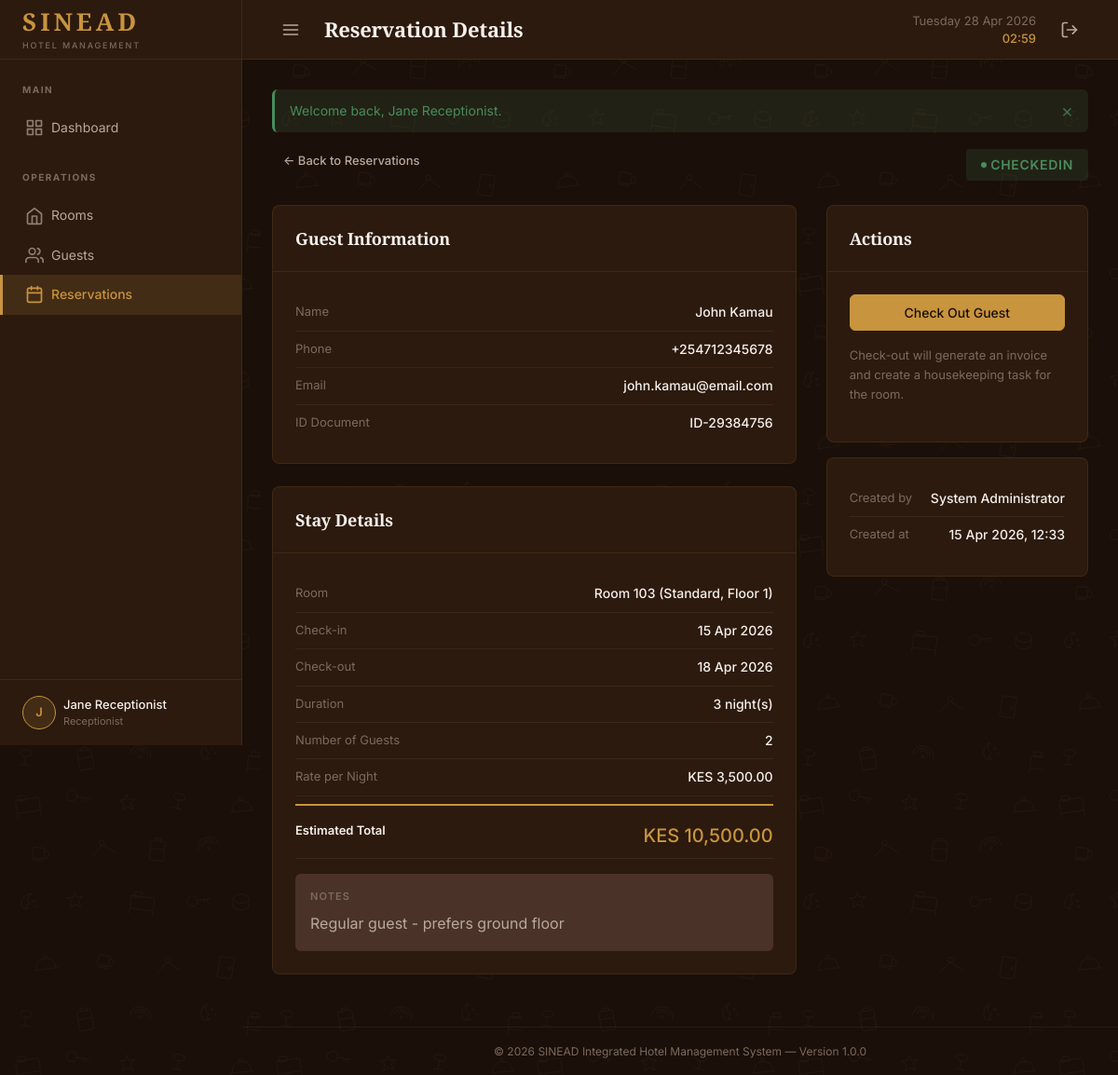
The page /index.php?page=reservations&action=view&id=1 (signed in) on the database its author committed.
### tables this page shows
CREATE TABLE reservations (
    id              INT AUTO_INCREMENT PRIMARY KEY,
    guest_id        INT          NOT NULL,
    room_id         INT          NOT NULL,
    created_by      INT          DEFAULT NULL COMMENT 'User who created the reservation',
    check_in_date   DATE         NOT NULL,
    check_out_date  DATE         NOT NULL,
    num_guests      INT          NOT NULL DEFAULT 1,
    status          ENUM('Confirmed', 'CheckedIn', 'CheckedOut', 'Cancelled') NOT NULL DEFAULT 'Confirmed',
    notes           TEXT         DEFAULT NULL,
    created_at      DATETIME     NOT NULL DEFAULT CURRENT_TIMESTAMP,
    updated_at      DATETIME     NOT NULL DEFAULT CURRENT_TIMESTAMP ON UPDATE CURRENT_TIMESTAMP,

    CONSTRAINT fk_reservations_guest    FOREIGN KEY (guest_id)   REFERENCES guests(id)   ON DELETE RESTRICT ON UPDATE CASCADE,
    CONSTRAINT fk_reservations_room     FOREIGN KEY (room_id)    REFERENCES rooms(id)    ON DELETE RESTRICT ON UPDATE CASCADE,
    CONSTRAINT fk_reservations_creator  FOREIGN KEY (created_by) REFERENCES users(id)    ON DELETE SET NULL ON UPDATE CASCADE,
    CONSTRAINT chk_dates CHECK (check_out_date > check_in_date),

    INDEX idx_reservations_status (status),
    INDEX idx_reservations_dates (check_in_date, check_out_date),
    INDEX idx_reservations_guest (guest_id),
    INDEX idx_reservations_room (room_id)
);

CREATE TABLE guests (
    id              INT AUTO_INCREMENT PRIMARY KEY,
    first_name      VARCHAR(50)  NOT NULL,
    last_name       VARCHAR(50)  NOT NULL,
    email           VARCHAR(100) DEFAULT NULL,
    phone           VARCHAR(20)  NOT NULL,
    id_document     VARCHAR(50)  DEFAULT NULL COMMENT 'National ID or Passport number',
    address         TEXT         DEFAULT NULL,
    created_at      DATETIME     NOT NULL DEFAULT CURRENT_TIMESTAMP,
    updated_at      DATETIME     NOT NULL DEFAULT CURRENT_TIMESTAMP ON UPDATE CURRENT_TIMESTAMP,

    INDEX idx_guests_name (last_name, first_name),
    INDEX idx_guests_phone (phone),
    INDEX idx_guests_email (email)
);

CREATE TABLE rooms (
    id              INT AUTO_INCREMENT PRIMARY KEY,
    room_number     VARCHAR(10)    NOT NULL UNIQUE,
    type            ENUM('Standard', 'Deluxe', 'Suite') NOT NULL DEFAULT 'Standard',
    floor           INT            NOT NULL DEFAULT 1,
    price_per_night DECIMAL(10, 2) NOT NULL,
    status          ENUM('Available', 'Occupied', 'Maintenance') NOT NULL DEFAULT 'Available',
    description     TEXT           DEFAULT NULL,
    created_at      DATETIME       NOT NULL DEFAULT CURRENT_TIMESTAMP,
    updated_at      DATETIME       NOT NULL DEFAULT CURRENT_TIMESTAMP ON UPDATE CURRENT_TIMESTAMP,

    INDEX idx_rooms_status (status),
    INDEX idx_rooms_type (type),
    INDEX idx_rooms_floor (floor)
);

CREATE TABLE users (
    id              INT AUTO_INCREMENT PRIMARY KEY,
    username        VARCHAR(50)  NOT NULL UNIQUE,
    password_hash   VARCHAR(255) NOT NULL,
    full_name       VARCHAR(100) NOT NULL,
    email           VARCHAR(100) DEFAULT NULL,
    role            ENUM('admin', 'receptionist', 'housekeeping') NOT NULL DEFAULT 'receptionist',
    is_active       TINYINT(1)   NOT NULL DEFAULT 1,
    last_login      DATETIME     DEFAULT NULL,
    created_at      DATETIME     NOT NULL DEFAULT CURRENT_TIMESTAMP,
    updated_at      DATETIME     NOT NULL DEFAULT CURRENT_TIMESTAMP ON UPDATE CURRENT_TIMESTAMP,

    INDEX idx_users_role (role),
    INDEX idx_users_active (is_active)
);

### views/reservations/detail.php (the view, shortened to what this page needs)
<!DOCTYPE html>
<html lang="en">
<head>
    <link rel="stylesheet" href="<?php echo asset('css/main.css'); ?>">
</head>
<body>
<div class="app-layout">
    <?php require_once VIEWS_PATH . '/layouts/sidebar.php'; ?>
    <div class="main-content">
        <?php require_once VIEWS_PATH . '/layouts/header.php'; ?>
        <div class="content-area">
            <div class="d-flex align-center justify-between mb-lg">
                <div>
                    <a href="<?php echo url('reservations'); ?>" class="btn btn-ghost btn-sm mb-sm">&larr; Back to Reservations</a>
                </div>
                <span class="badge badge-dot badge-<?php echo strtolower($reservation['status']); ?>" style="font-size: 0.875rem; padding: 0.375rem 1rem;">
                    <?php echo sanitize($reservation['status']); ?>
                </span>
            </div>
            <div class="detail-grid">
                <div>
                    <div class="card mb-lg">
                        <div class="card-header">
                            <h3>Guest Information</h3>
                        </div>
                        <div class="card-body">
                            <div class="detail-row">
                                <span class="detail-label">Name</span>
                                <span class="detail-value"><?php echo sanitize($reservation['guest_name']); ?></span>
                            </div>
                            <div class="detail-row">
                                <span class="detail-label">Phone</span>
                                <span class="detail-value"><?php echo sanitize($reservation['phone']); ?></span>
                            </div>
                            <div class="detail-row">
                                <span class="detail-label">Email</span>
                                <span class="detail-value"><?php echo sanitize($reservation['email'] ?? '--'); ?></span>
                            </div>
                            <div class="detail-row">
                                <span class="detail-label">ID Document</span>
                                <span class="detail-value"><?php echo sanitize($reservation['id_document'] ?? '--'); ?></span>
                            </div>
                        </div>
                    </div>
                    <div class="card mb-lg">
                        <div class="card-header">
                            <h3>Stay Details</h3>
                        </div>
                        <div class="card-body">
                            <div class="detail-row">
                                <span class="detail-label">Room</span>
                                <span class="detail-value">Room <?php echo sanitize($reservation['room_number']); ?> (<?php echo sanitize($reservation['room_type']); ?>, Floor <?php echo $reservation['floor']; ?>)</span>
                            </div>
                            <div class="detail-row">
                                <span class="detail-label">Check-in</span>
                                <span class="detail-value"><?php echo formatDate($reservation['check_in_date']); ?></span>
                            </div>
                            <div class="detail-row">
                                <span class="detail-label">Check-out</span>
                                <span class="detail-value"><?php echo formatDate($reservation['check_out_date']); ?></span>
                            </div>
                            <div class="detail-row">
                                <span class="detail-label">Duration</span>
                                <span class="detail-value"><?php echo $reservation['nights']; ?> night(s)</span>
                            </div>
                            <div class="detail-row">
                                <span class="detail-label">Number of Guests</span>
                                <span class="detail-value"><?php echo $reservation['num_guests']; ?></span>
                            </div>
                            <div class="detail-row">
                                <span class="detail-label">Rate per Night</span>
                                <span class="detail-value"><?php echo formatCurrency($reservation['price_per_night']); ?></span>
                            </div>
                            <div class="detail-row" style="border-top: 2px solid var(--accent-gold); padding-top: var(--space-md); margin-top: var(--space-sm);">
                                <span class="detail-label" style="font-weight: 600; color: var(--text-primary);">Estimated Total</span>
                                <span class="detail-value" style="color: var(--accent-gold); font-size: 1.25rem;"><?php echo formatCurrency($reservation['nights'] * $reservation['price_per_night']); ?></span>
                            </div>
                            <?php if ($reservation['notes']): ?>
                            <div style="margin-top: var(--space-md); padding: var(--space-md); background: var(--bg-surface); border-radius: var(--radius-md);">
                                <div class="label mb-sm">Notes</div>
                                <p style="margin: 0; color: var(--text-secondary);"><?php echo nl2br(sanitize($reservation['notes'])); ?></p>
                            </div>
                            <?php endif; ?>
                        </div>
                    </div>
                </div>
                <div>
                    <div class="card">
                        <div class="card-header"><h3>Actions</h3></div>
                        <div class="card-body">
                            <?php if ($reservation['status'] === 'Confirmed'): ?>
                                <form method="POST" action="<?php echo url('reservations', ['action' => 'checkin']); ?>">
                                    <?php csrfField(); ?>
                                    <input type="hidden" name="reservation_id" value="<?php echo $reservation['id']; ?>">
                                    <button type="submit" class="btn btn-primary btn-block mb-sm">Check In Guest</button>
                                </form>
                                <form method="POST" action="<?php echo url('reservations', ['action' => 'cancel']); ?>">
                                    <?php csrfField(); ?>
                                    <input type="hidden" name="reservation_id" value="<?php echo $reservation['id']; ?>">
                                    <button type="submit" class="btn btn-danger btn-block" data-confirm-delete="Are you sure you want to cancel this reservation?">Cancel Reservation</button>
                                </form>
                            <?php elseif ($reservation['status'] === 'CheckedIn'): ?>
                                <form method="POST" action="<?php echo url('reservations', ['action' => 'checkout']); ?>">
                                    <button type="submit" class="btn btn-primary btn-block mb-sm">Check Out Guest</button>
                                </form>
                                <p class="text-sm text-muted mt-sm">Check-out will generate an invoice and create a housekeeping task for the room.</p>
                            <?php elseif ($reservation['status'] === 'CheckedOut'): ?>
                                <?php if ($invoice): ?>
                                    <a href="<?php echo url('billing', ['action' => 'view', 'id' => $invoice['id']]); ?>" class="btn btn-primary btn-block mb-sm">View Invoice</a>
                                <?php endif; ?>
                            <?php else: ?>
                                <p class="text-muted text-sm">This reservation has been <?php echo strtolower($reservation['status']); ?>. No actions available.</p>
                            <?php endif; ?>
                        </div>
                    </div>
                    <div class="card mt-md">
                        <div class="card-body">
                            <div class="detail-row">
                                <span class="detail-label">Created by</span>
                                <span class="detail-value text-sm"><?php echo sanitize($reservation['created_by_name'] ?? 'System'); ?></span>
                            </div>
                            <div class="detail-row">
                                <span class="detail-label">Created at</span>
                                <span class="detail-value text-sm"><?php echo formatDateTime($reservation['created_at']); ?></span>
                            </div>
                        </div>
                    </div>
                </div>
            </div>
        </div>
        <?php require_once VIEWS_PATH . '/layouts/footer.php'; ?>
    </div>
</div>
</body>
</html>

### rows shown on the page
reservations: status "CHECKEDIN", guest.phone "+254712345678", guest.email "john.kamau@email.com", guest.id_document "ID-29384756", room.room_number "103", room.type "Standard", room.floor "1", check_in_date "15 Apr 2026", check_out_date "18 Apr 2026", num_guests "2", room.price_per_night "KES 3,500.00", notes "Regular guest - prefers ground floor", created_by.full_name "System Administrator", created_at "15 Apr 2026, 12:33"

### other values the page prints
substr(currentUser('full_name') ?? 'U', 0, 1) "J"
currentUser('full_name') "Jane Receptionist"
currentUser('role') "Receptionist"
$pageTitle "Reservation Details"
$message "Welcome back, Jane Receptionist."
$reservation['guest_name'] "John Kamau"
$reservation['nights'] "3"
APP_FULL_NAME "SINEAD Integrated Hotel Management System"
APP_VERSION "1.0.0"
